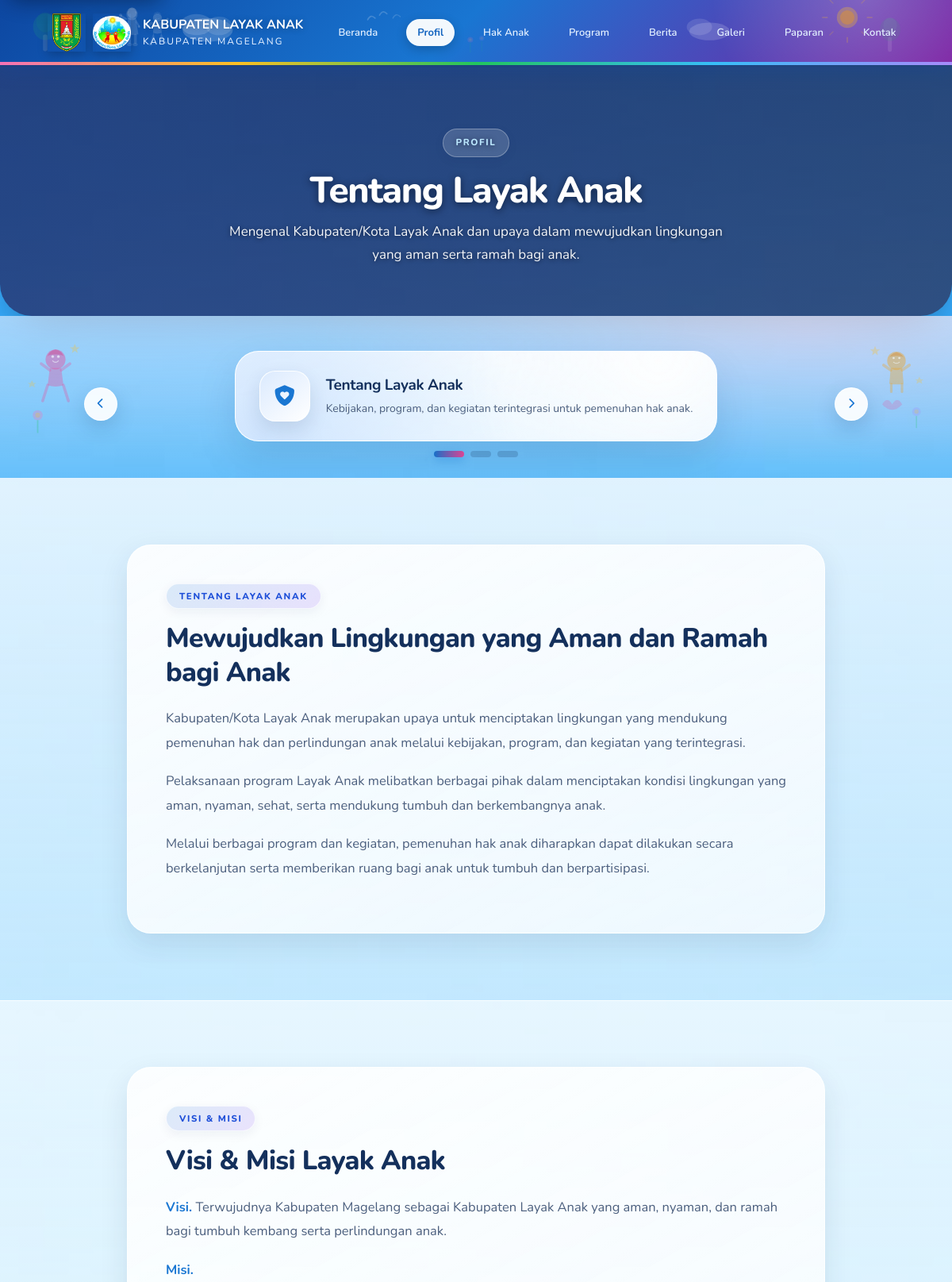
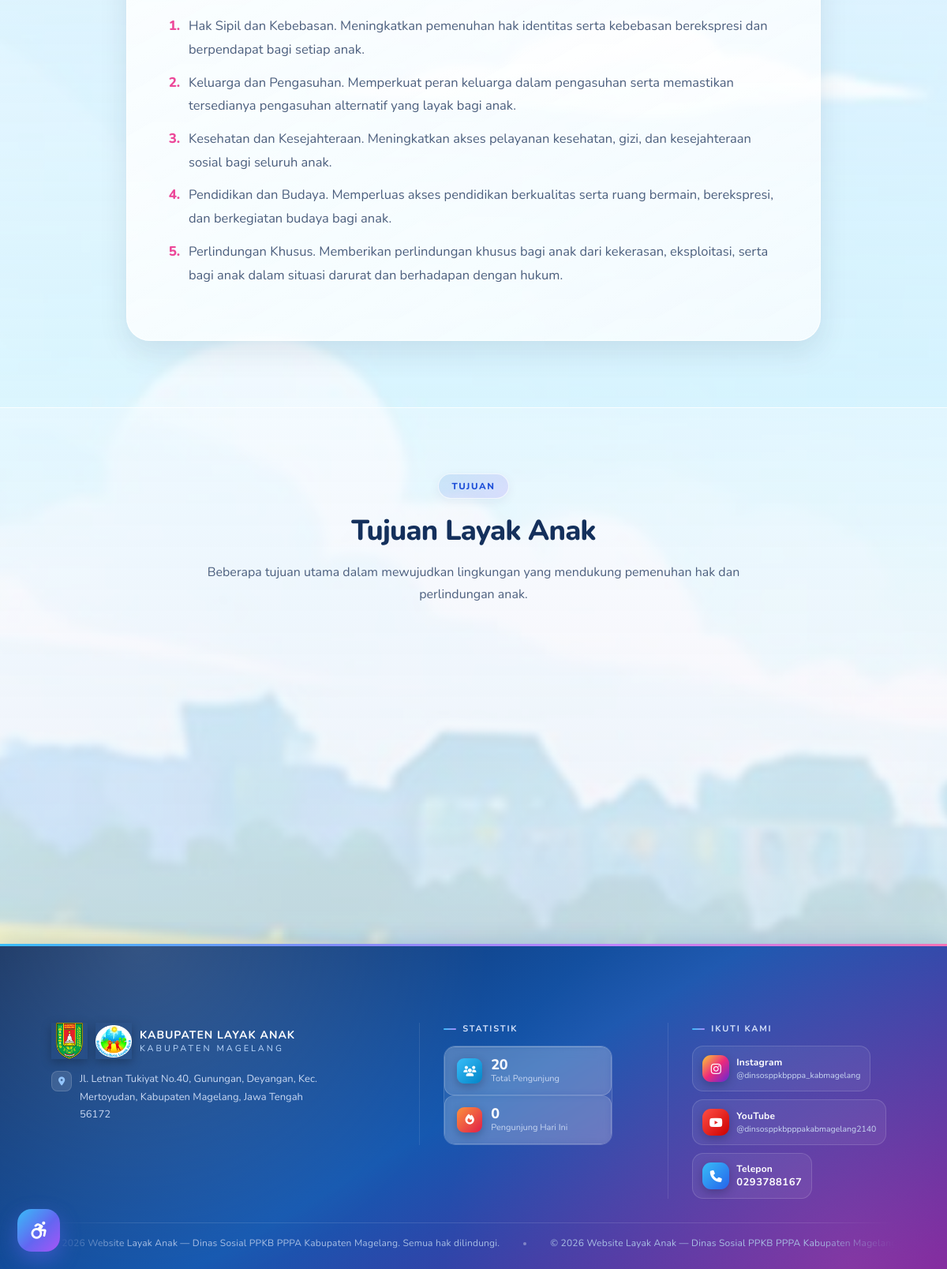
Page /index.php/profil on the committed database (2 pictures, top to bottom).
### tables this page shows
CREATE TABLE `tb_profil` (
  `id` int(10) UNSIGNED NOT NULL,
  `tentang_label` varchar(100) NOT NULL DEFAULT 'TENTANG LAYAK ANAK',
  `tentang_judul` varchar(255) NOT NULL DEFAULT 'Mewujudkan Lingkungan yang Aman dan Ramah bagi Anak',
  `tentang_deskripsi` text NOT NULL,
  `visi_label` varchar(100) NOT NULL DEFAULT 'VISI & MISI',
  `visi_judul` varchar(255) NOT NULL DEFAULT 'Visi & Misi Layak Anak',
  `visi` text NOT NULL,
  `misi` text NOT NULL,
  `tujuan_label` varchar(100) NOT NULL DEFAULT 'TUJUAN',
  `tujuan_judul` varchar(255) NOT NULL DEFAULT 'Tujuan Layak Anak',
  `tujuan_deskripsi` varchar(255) NOT NULL DEFAULT 'Beberapa tujuan utama dalam mewujudkan lingkungan yang mendukung pemenuhan hak dan perlindungan anak.',
  `diperbarui_pada` datetime NOT NULL DEFAULT current_timestamp() ON UPDATE current_timestamp()
);

### application/core/MY_Controller.php (called while the page is built, shortened)
<?php
class Public_Controller extends CI_Controller {
    protected $data = array();
    public function __construct() {
        $this->load->model('M_pengunjung');
        $this->M_pengunjung->catat($this->input->ip_address());
        $this->data['total_pengunjung']    = $this->M_pengunjung->total();
        $this->data['pengunjung_hari_ini'] = $this->M_pengunjung->hari_ini();
    }
    protected function render($view, $data = array()) {
        $data = array_merge($this->data, $data);
        $this->load->view('templates/public_header', $data);
        $this->load->view($view, $data);
        $this->load->view('templates/public_footer', $data);
    }
}

### application/controllers/Profil.php (called while the page is built, shortened)
<?php
class Profil extends Public_Controller {
    public function index() {
        $profil = $this->M_profil->get();
        $this->render('profil/index', array('title' => 'Profil', 'profil' => $profil));
    }
}

### index.php (called while the page is built, shortened)
<?php
require_once BASEPATH.'core/CodeIgniter.php';

### application/models/M_profil.php (called while the page is built, shortened)
<?php
class M_profil extends CI_Model {
    public function get() {
        $row = $this->db->get_where('tb_profil', array('id' => 1))->row();
        $row->tujuan = $this->get_tujuan();
        return $row;
    }
    public function get_tujuan() {
        $this->db->order_by('urutan', 'ASC');
        $this->db->order_by('id', 'ASC');
        return $this->db->get('tb_profil_tujuan')->result();
    }
}

### application/views/profil/index.php (the view, shortened to what this page needs)
<?php defined('BASEPATH') OR exit('No direct script access allowed');
$tentang_label = !empty($profil->tentang_label) ? $profil->tentang_label : 'TENTANG LAYAK ANAK';
$tentang_judul = !empty($profil->tentang_judul) ? $profil->tentang_judul : 'Mewujudkan Lingkungan yang Aman dan Ramah bagi Anak';
$tentang_paragraf = array();
if (!empty($profil->tentang_deskripsi)) {
    $tentang_paragraf = preg_split('/\R{2,}/', trim($profil->tentang_deskripsi));
}
$visi_label = !empty($profil->visi_label) ? $profil->visi_label : 'VISI & MISI';
$visi_judul = !empty($profil->visi_judul) ? $profil->visi_judul : 'Visi & Misi Layak Anak';
$visi = !empty($profil->visi) ? $profil->visi : 'Terwujudnya Kabupaten Magelang sebagai Kabupaten Layak Anak yang aman, nyaman, dan ramah bagi tumbuh kembang serta perlindungan anak.';
$misi_list = array();
if (!empty($profil->misi)) {
    foreach (preg_split('/\R/', trim($profil->misi)) as $m) {
        $m = trim($m);
        if ($m !== '') $misi_list[] = $m;
    }
}
$tujuan_label = !empty($profil->tujuan_label) ? $profil->tujuan_label : 'TUJUAN';
$tujuan_judul = !empty($profil->tujuan_judul) ? $profil->tujuan_judul : 'Tujuan Layak Anak';
$tujuan_deskripsi = isset($profil->tujuan_deskripsi) && $profil->tujuan_deskripsi !== '' ? $profil->tujuan_deskripsi : 'Beberapa tujuan utama dalam mewujudkan lingkungan yang mendukung pemenuhan hak dan perlindungan anak.';
?>
<section class="page-header ph-profil">
    <p class="section-label">PROFIL</p>
    <h1>Tentang Layak Anak</h1>
    <p>Mengenal Kabupaten/Kota Layak Anak dan upaya dalam mewujudkan lingkungan yang aman serta ramah bagi anak.</p>
</section>
<section class="profile-section">
    <div class="profile-content">
        <p class="section-label"><?php echo htmlspecialchars($tentang_label); ?></p>
        <h2><?php echo htmlspecialchars($tentang_judul); ?></h2>
        <?php foreach ($tentang_paragraf as $p): ?>
        <p><?php echo nl2br(htmlspecialchars(trim($p))); ?></p>
        <?php endforeach; ?>
    </div>
</section>
<section class="profile-section">
    <div class="profile-content">
        <p class="section-label"><?php echo htmlspecialchars($visi_label); ?></p>
        <h2><?php echo htmlspecialchars($visi_judul); ?></h2>
        <p><strong>Visi.</strong> <?php echo htmlspecialchars($visi); ?></p>
        <p><strong>Misi.</strong></p>
        <ol>
            <?php foreach ($misi_list as $m): ?>
            <li><?php echo htmlspecialchars($m); ?></li>
            <?php endforeach; ?>
        </ol>
    </div>
</section>
<section class="purpose">
    <div class="section-title"><p class="section-label"><?php echo htmlspecialchars($tujuan_label); ?></p><h2><?php echo htmlspecialchars($tujuan_judul); ?></h2><p><?php echo htmlspecialchars($tujuan_deskripsi); ?></p></div>
    <div class="purpose-container">
    </div>
</section>

### rows in the picture
tb_profil: tentang_label "TENTANG LAYAK ANAK", tentang_judul "Mewujudkan Lingkungan yang Aman dan Ramah bagi Anak", tentang_deskripsi "Kabupaten/Kota Layak Anak merupakan upaya untuk menciptakan lingkungan yang mendukung pemenuhan hak dan perlindungan anak melalui kebijakan, program, dan kegiatan yang terintegrasi.", tentang_deskripsi "Pelaksanaan program Layak Anak melibatkan berbagai pihak dalam menciptakan kondisi lingkungan yang aman, nyaman, sehat, serta mendukung tumbuh dan berkembangnya anak.", tentang_deskripsi "Melalui berbagai program dan kegiatan, pemenuhan hak anak diharapkan dapat dilakukan secara berkelanjutan serta memberikan ruang bagi anak untuk tumbuh dan berpartisipasi.", visi_label "VISI & MISI", visi_judul "Visi & Misi Layak Anak", visi "Terwujudnya Kabupaten Magelang sebagai Kabupaten Layak Anak yang aman, nyaman, dan ramah bagi tumbuh kembang serta perlindungan anak.", tujuan_label "TUJUAN", tujuan_judul "Tujuan Layak Anak", tujuan_deskripsi "Beberapa tujuan utama dalam mewujudkan lingkungan yang mendukung pemenuhan hak dan perlindungan anak."

### other values in the picture
$s['title'] "Tentang Layak Anak"
$s['desc'] "Kebijakan, program, dan kegiatan terintegrasi untuk pemenuhan hak anak."
$m "Hak Sipil dan Kebebasan. Meningkatkan pemenuhan hak identitas serta kebebasan berekspresi dan berpendapat bagi setiap anak."
$m "Keluarga dan Pengasuhan. Memperkuat peran keluarga dalam pengasuhan serta memastikan tersedianya pengasuhan alternatif yang layak bagi anak."
$m "Kesehatan dan Kesejahteraan. Meningkatkan akses pelayanan kesehatan, gizi, dan kesejahteraan sosial bagi seluruh anak."
$m "Pendidikan dan Budaya. Memperluas akses pendidikan berkualitas serta ruang bermain, berekspresi, dan berkegiatan budaya bagi anak."
$m "Perlindungan Khusus. Memberikan perlindungan khusus bagi anak dari kekerasan, eksploitasi, serta bagi anak dalam situasi darurat dan berhadapan dengan hukum."
